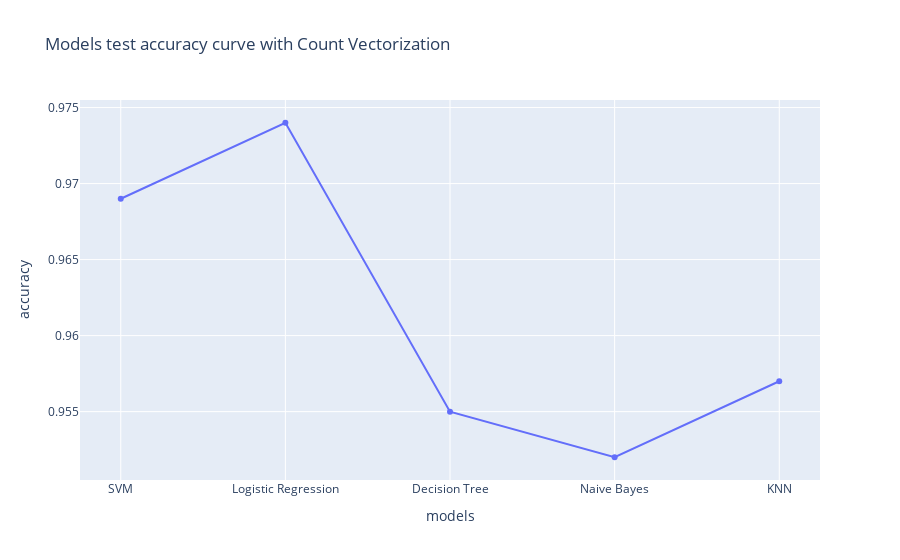

This figure's notebook cell:
### Code cell
px.line(x=y_data,y=x_data,title="Models test accuracy curve with Count Vectorization",labels={'x':'models','y':'accuracy'},markers='o')

### Figure 1 — Plotly figure (JSON) as saved in the notebook; plotly's stock layout.template omitted (floating-point values rounded to 4 significant figures)
{"data": [{"hovertemplate": "models=%{x}<br>accuracy=%{y}<extra></extra>", "legendgroup": "", "line": {"color": "#636efa", "dash": "solid"}, "marker": {"symbol": "circle"}, "mode": "lines+markers", "name": "", "orientation": "v", "showlegend": false, "type": "scatter", "x": ["SVM", "Logistic Regression", "Decision Tree", "Naive Bayes", "KNN"], "xaxis": "x", "y": [0.969, 0.974, 0.955, 0.952, 0.957], "yaxis": "y"}], "layout": {"legend": {"tracegroupgap": 0}, "title": {"text": "Models test accuracy curve with Count Vectorization"}, "xaxis": {"anchor": "y", "domain": [0, 1], "title": {"text": "models"}}, "yaxis": {"anchor": "x", "domain": [0, 1], "title": {"text": "accuracy"}}}}
